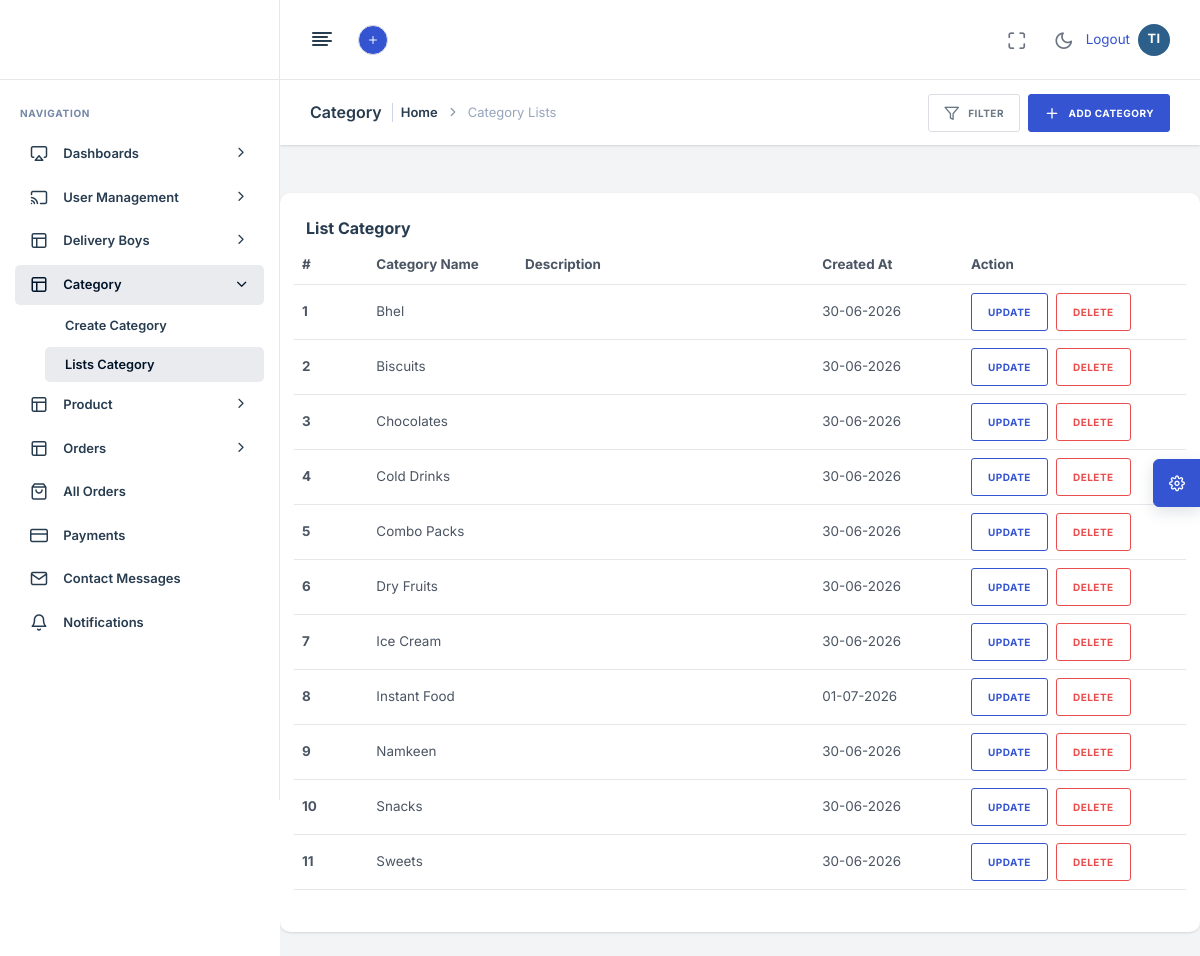
The page /adminpanel/list_Category/ (signed in) on the database its author committed.
### app_modules/userapp/models.py (models this page shows, shortened)
class CustomUser(AbstractUser):
    role = models.CharField(max_length=20, choices=UserRole.choices, default=UserRole.USER)
    is_approved = models.BooleanField(default=False)
    phone_number = models.CharField(max_length=15, blank=True, null=True)
    profile_image = models.ImageField(upload_to="profiles/", null=True, blank=True)
    address = models.TextField(blank=True, null=True)
    date_of_birth = models.DateField(null=True, blank=True)
    aadhaar_number = models.CharField(max_length=12, blank=True, null=True, unique=True)
    pan_number = models.CharField(max_length=10, blank=True, null=True, unique=True)
    aadhaar_image = models.ImageField(upload_to="kyc/aadhaar/", null=True, blank=True)
    pan_image = models.ImageField(upload_to="kyc/pan/", null=True, blank=True)
    other_document_image = models.ImageField(upload_to="kyc/other/", null=True, blank=True)
    is_kyc_verified = models.BooleanField(default=False)
    registration_ip = models.GenericIPAddressField(null=True, blank=True)
    objects = CustomUserManager()
    @property
    def is_customer_role(self):
        return self.role == UserRole.USER

### app_modules/adminapp/models.py (models this page shows, shortened)
class Category(models.Model):
    name = models.CharField(max_length=100, unique=True)
    description = models.TextField(blank=True)
    created_at = models.DateTimeField(auto_now_add=True)
    class Meta:
        verbose_name = "Category"
        verbose_name_plural = "Categories"
        ordering = ["name"]

### app_modules/adminapp/views.py (the view)
# urls.py: path("list_Category/", views.list_Category, name="list_Category"),
@staff_member_required
def list_Category(request):
    categories = Category.objects.all()
    return render(request, "adminapp/list_Category.html", {"categories": categories})

### app_modules/userapp/context_processors.py (called while the page is built)
def header_counts(request):
    cart_count = 0
    wishlist_count = 0
    recent_orders = []
    if request.user.is_authenticated:
        cart = Cart.objects.filter(user=request.user).first()
        if cart:
            cart_count = cart.total_quantity
        wishlist_count = Wishlist.objects.filter(user=request.user).count()
        if request.user.is_customer_role:
            recent_orders = Order.objects.filter(customer=request.user).prefetch_related("items")[:3]
    return {
        "header_cart_count": cart_count,
        "header_wishlist_count": wishlist_count,
        "header_recent_orders": recent_orders,
    }

### app_modules/userapp/models.py (called while the page is built)
    @property
    def total_quantity(self):
        return sum(item.quantity for item in self.items.all())

### templates/adminapp/list_Category.html (shortened to what this page needs)
{% extends 'adminapp/master.html' %}
{% load static %}
{% block content %}
<div class="nxl-content">
    <div class="page-header">
        <div class="page-header-left d-flex align-items-center">
            <div class="page-header-title">
                <h5 class="m-b-10">Category</h5>
            </div>
            <ul class="breadcrumb">
                <li class="breadcrumb-item"><a href="{% url 'admin_index' %}">Home</a></li>
                <li class="breadcrumb-item">Category Lists</li>
            </ul>
        </div>
        <div class="page-header-right ms-auto">
            <div class="page-header-right-items">
                <div class="d-flex align-items-center gap-2 page-header-right-items-wrapper">
                    <div class="dropdown filter-dropdown">
                        <a class="btn btn-md btn-light-brand" data-bs-toggle="dropdown" data-bs-offset="0, 10"
                            data-bs-auto-close="outside">
                            <i class="feather-filter me-2"></i>
                            <span>Filter</span>
                        </a>
                    </div>
                    <a href="javascript:void(0);" class="btn btn-md btn-primary">
                        <i class="feather-plus me-2"></i>
                        <span>Add Category</span>
                    </a>
                </div>
            </div>
        </div>
    </div>
    <section class="section mt-5 mx-auto">
        <div class="row">
            <div class="col-lg-12">
                <div class="card">
                    <div class="card-body">
                        <h5 class="card-title">List Category</h5>
                        <table class="table">
                            <thead>
                                <tr class="row">
                                    <th class="col-1">#</th>
                                    <th class="col-2">Category Name</th>
                                    <th class="col-4">Description</th>
                                    <th class="col-2">Created At</th>
                                    <th class="col-3">Action</th>
                                </tr>
                            </thead>
                            <tbody>
                                {% for i in categories %}
                                <tr class="row">
                                    <th class="d-flex align-items-center col-1">
                                        {{ forloop.counter }}
                                    </th>
                                    <td class="d-flex align-items-center col-2">
                                        {{ i.name }}
                                    </td>
                                    <td class="d-flex align-items-center col-4">
                                    </td>
                                    <td class="d-flex align-items-center col-2">
                                        {{ i.created_at|date:'d-m-Y' }}
                                    </td>
                                    <td class="d-flex align-items-center gap-2 col-3">
                                        <a href="{% url 'update_Category' i.id %}">
                                            <button type="button" class="btn btn-outline-primary">
                                                Update
                                            </button>
                                        </a>
                                        <a href="{% url 'category_delete' i.id %}"
                                            onclick="return confirm('Are you sure you want to delete this Category?')">
                                            <button type="button" class="btn btn-outline-danger">
                                                Delete
                                            </button>
                                        </a>
                                    </td>
                                </tr>
                                {% empty %}
                                <tr>
                                    <td colspan="5" class="text-center">
                                        No Categories Found
                                    </td>
                                </tr>
                                {% endfor %}
                            </tbody>
                        </table>
                    </div>
                </div>
            </div>
        </div>
    </section>
</div>
{% endblock %}

### templates/adminapp/master.html (shortened to what this page needs)
<!DOCTYPE html>
<html lang="zxx">
{% load static %}
<head>
    <link rel="stylesheet" type="text/css" href="{% static 'adminapp/assets/css/bootstrap.min.css' %}" />
    <link rel="stylesheet" href="https://cdn.jsdelivr.net/npm/bootstrap-icons@1.10.5/font/bootstrap-icons.css">
    <link rel="stylesheet" type="text/css" href="{% static 'adminapp/assets/vendors/css/vendors.min.css' %}" />
    <link rel="stylesheet" type="text/css" href="{% static 'adminapp/assets/vendors/css/daterangepicker.min.css' %}" />
    <link rel="stylesheet" type="text/css" href="{% static 'adminapp/assets/css/theme.min.css' %}" />
</head>
<body>
    <nav class="nxl-navigation">
        <div class="navbar-wrapper">
            <div class="m-header">
            </div>
            <div class="navbar-content">
                <ul class="nxl-navbar">
                    <li class="nxl-item nxl-caption">
                        <label>Navigation</label>
                    </li>
                    <li class="nxl-item nxl-hasmenu">
                        <a href="javascript:void(0);" class="nxl-link">
                            <span class="nxl-micon"><i class="feather-airplay"></i></span>
                            <span class="nxl-mtext">Dashboards</span><span class="nxl-arrow"><i
                                    class="feather-chevron-right"></i></span>
                        </a>
                    </li>
                    <li class="nxl-item nxl-hasmenu">
                        <a href="javascript:void(0);" class="nxl-link">
                            <span class="nxl-micon"><i class="feather-cast"></i></span>
                            <span class="nxl-mtext">User Management</span><span class="nxl-arrow"><i
                                    class="feather-chevron-right"></i></span>
                        </a>
                    </li>
                    <li class="nxl-item nxl-hasmenu">
                        <a href="javascript:void(0);" class="nxl-link">
                            <span class="nxl-micon"><i class="feather-layout"></i></span>
                            <span class="nxl-mtext">Delivery Boys</span><span class="nxl-arrow"><i
                                    class="feather-chevron-right"></i></span>
                        </a>
                    </li>
                    <li class="nxl-item nxl-hasmenu">
                        <a href="javascript:void(0);" class="nxl-link">
                            <span class="nxl-micon"><i class="feather-layout"></i></span>
                            <span class="nxl-mtext">Category</span><span class="nxl-arrow"><i
                                    class="feather-chevron-right"></i></span>
                        </a>
                        <ul class="nxl-submenu">
                            <li class="nxl-item"><a class="nxl-link" href="{% url 'create_Category' %}">Create
                                    Category</a>
                            </li>
                            <li class="nxl-item"><a class="nxl-link" href="{% url 'list_Category' %}">Lists Category
                                    </a></li>
                        </ul>
                    </li>
                    <li class="nxl-item nxl-hasmenu">
                        <a href="javascript:void(0);" class="nxl-link">
                            <span class="nxl-micon"><i class="feather-layout"></i></span>
                            <span class="nxl-mtext">Product</span><span class="nxl-arrow"><i
                                    class="feather-chevron-right"></i></span>
                        </a>
                    </li>
                    <li class="nxl-item nxl-hasmenu">
                        <a href="javascript:void(0);" class="nxl-link">
                            <span class="nxl-micon"><i class="feather-layout"></i></span>
                            <span class="nxl-mtext">Orders</span><span class="nxl-arrow"><i
                                    class="feather-chevron-right"></i></span>
                        </a>
                    </li>
                    <li class="nxl-item">
                        <a class="nxl-link" href="{% url 'admin_order_list' %}">
                            <span class="nxl-micon"><i class="feather-shopping-bag"></i></span>
                            <span class="nxl-mtext">All Orders</span>
                        </a>
                    </li>
                    <li class="nxl-item">
                        <a class="nxl-link" href="{% url 'admin_payment_list' %}">
                            <span class="nxl-micon"><i class="feather-credit-card"></i></span>
                            <span class="nxl-mtext">Payments</span>
                        </a>
                    </li>
                    <li class="nxl-item">
                        <a class="nxl-link" href="{% url 'admin_contact_list' %}">
                            <span class="nxl-micon"><i class="feather-mail"></i></span>
                            <span class="nxl-mtext">Contact Messages</span>
                        </a>
                    </li>
                    <li class="nxl-item">
                        <a class="nxl-link" href="{% url 'admin_notification_list' %}">
                            <span class="nxl-micon"><i class="feather-bell"></i></span>
                            <span class="nxl-mtext">Notifications</span>
                        </a>
                    </li>
                </ul>
            </div>
        </div>
    </nav>
    <header class="nxl-header">
        <div class="header-wrapper">
            <div class="header-left d-flex align-items-center gap-4">
                <div class="nxl-navigation-toggle">
                    <a href="javascript:void(0);" id="menu-mini-button">
                        <i class="feather-align-left"></i>
                    </a>
                </div>
                <div class="nxl-drp-link nxl-lavel-mega-menu">
                    <div class="nxl-lavel-mega-menu-wrapper d-flex gap-3">
                        <div class="dropdown nxl-h-item nxl-lavel-menu">
                            <a href="javascript:void(0);" class="avatar-text avatar-md bg-primary text-white"
                                data-bs-toggle="dropdown" data-bs-auto-close="outside">
                                <i class="feather-plus"></i>
                            </a>
                        </div>
                    </div>
                </div>
            </div>
            <div class="header-right ms-auto">
                <div class="d-flex align-items-center">
                    <div class="nxl-h-item d-none d-sm-flex">
                        <div class="full-screen-switcher">
                            <a href="javascript:void(0);" class="nxl-head-link me-0"
                                onclick="$('body').fullScreenHelper('toggle');">
                                <i class="feather-maximize maximize"></i>
                            </a>
                        </div>
                    </div>
                    <div class="nxl-h-item dark-light-theme">
                        <a href="javascript:void(0);" class="nxl-head-link me-0 dark-button">
                            <i class="feather-moon"></i>
                        </a>
                    </div>
                    {% if user.is_authenticated %}
                    <a href="{% url 'logout' %}"
                        class="nav-item nav-link text-primary me-2 {% if request.resolver_match.url_name == 'logout' %}active{% endif %}">
                        Logout
                    </a>
                    {% else %}
                    <a href="{% url 'admin_login' %}"
                        class="nav-item nav-link text-primary me-2 {% if request.resolver_match.url_name == 'login' %}active{% endif %}">
                        Login
                    </a>
                    {% endif %}
                    <a href="{% url 'admin_profile_view' %}"
                        class="nav-item nav-link {% if request.resolver_match.url_name == 'admin_profile_view' %}active{% endif %}">
                        {% if user.profile_image %}
                        <img src="{{ user.profile_image.url }}" alt="{{ user.username }}"
                            style="width: 30px; height: 30px; border-radius: 50%;" onclick="openLightbox(this.src)" />
                        {% else %}
                        <div class="avatar-initials">{{ user.username|slice:":1"|upper }}{% if user.username|length > 1 %}{{ user.username|slice:"1:2"|upper }}{% endif %}</div>
                        {% endif %}
                    </a>
                </div>
            </div>
        </div>
    </header>
    <main class="nxl-container">
        {% block content %}
        {% endblock %}
    </main>
    <footer class="footer">
        <p class="fs-11 text-muted fw-medium text-uppercase mb-0 copyright">
            <span>Copyright ©</span>
        </p>
    </footer>
    <div class="theme-customizer">
        <div class="customizer-handle">
            <a href="javascript:void(0);" class="cutomizer-open-trigger bg-primary">
                <i class="feather-settings"></i>
            </a>
        </div>
    </div>
</body>
</html>

### templates/adminapp/master.html (style rules this page uses)
.avatar-initials { width: 32px; height: 32px; border-radius: 50%; background: #2c5f8a; color: #fff; display: flex; align-items: center; justify-content: center; font-weight: 700; font-size: 0.8rem; letter-spacing: 0.5px; flex-shrink: 0; }

### rows shown on the page
CustomUser: username "T", username "I"
Category: name "Bhel", created_at "30-06-2026"
Category: name "Biscuits", created_at "30-06-2026"
Category: name "Chocolates", created_at "30-06-2026"
Category: name "Cold Drinks", created_at "30-06-2026"
Category: name "Combo Packs", created_at "30-06-2026"
Category: name "Dry Fruits", created_at "30-06-2026"
Category: name "Ice Cream", created_at "30-06-2026"
Category: name "Instant Food", created_at "01-07-2026"
Category: name "Namkeen", created_at "30-06-2026"
Category: name "Snacks", created_at "30-06-2026"
Category: name "Sweets", created_at "30-06-2026"
